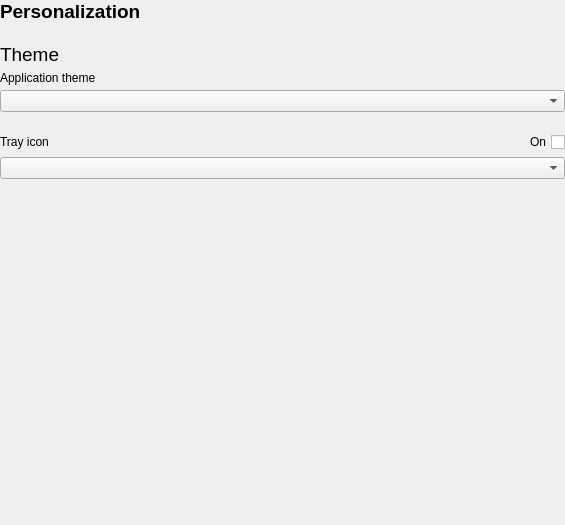
<?xml version="1.0" encoding="UTF-8"?>
<ui version="4.0">
 <class>Personalization</class>
 <widget class="QWidget" name="Personalization">
  <property name="geometry">
   <rect>
    <x>0</x>
    <y>0</y>
    <width>565</width>
    <height>525</height>
   </rect>
  </property>
  <property name="windowTitle">
   <string/>
  </property>
  <layout class="QHBoxLayout" name="horizontalLayout">
   <property name="spacing">
    <number>0</number>
   </property>
   <property name="leftMargin">
    <number>0</number>
   </property>
   <property name="topMargin">
    <number>0</number>
   </property>
   <property name="rightMargin">
    <number>0</number>
   </property>
   <property name="bottomMargin">
    <number>0</number>
   </property>
   <item>
    <widget class="QScrollArea" name="scrollArea">
     <property name="frameShape">
      <enum>QFrame::NoFrame</enum>
     </property>
     <property name="widgetResizable">
      <bool>true</bool>
     </property>
     <widget class="QWidget" name="scrollAreaWidgetContents">
      <property name="geometry">
       <rect>
        <x>0</x>
        <y>0</y>
        <width>565</width>
        <height>525</height>
       </rect>
      </property>
      <layout class="QVBoxLayout" name="verticalLayout_2">
       <property name="spacing">
        <number>20</number>
       </property>
       <property name="leftMargin">
        <number>0</number>
       </property>
       <property name="topMargin">
        <number>0</number>
       </property>
       <property name="rightMargin">
        <number>0</number>
       </property>
       <property name="bottomMargin">
        <number>0</number>
       </property>
       <item>
        <widget class="QLabel" name="label">
         <property name="font">
          <font>
           <pointsize>14</pointsize>
           <bold>true</bold>
          </font>
         </property>
         <property name="text">
          <string>Personalization</string>
         </property>
        </widget>
       </item>
       <item>
        <layout class="QVBoxLayout" name="verticalLayout">
         <property name="spacing">
          <number>5</number>
         </property>
         <item>
          <widget class="QLabel" name="label_2">
           <property name="font">
            <font>
             <pointsize>14</pointsize>
            </font>
           </property>
           <property name="text">
            <string>Theme</string>
           </property>
          </widget>
         </item>
         <item>
          <widget class="QLabel" name="label_3">
           <property name="text">
            <string>Application theme</string>
           </property>
          </widget>
         </item>
         <item>
          <widget class="QComboBox" name="appThemeCBox"/>
         </item>
        </layout>
       </item>
       <item>
        <layout class="QGridLayout" name="gridLayout">
         <property name="spacing">
          <number>5</number>
         </property>
         <item row="0" column="1">
          <widget class="QCheckBox" name="disableTrayIcon">
           <property name="layoutDirection">
            <enum>Qt::RightToLeft</enum>
           </property>
           <property name="text">
            <string>On</string>
           </property>
          </widget>
         </item>
         <item row="0" column="0">
          <widget class="QLabel" name="label_4">
           <property name="text">
            <string>Tray icon</string>
           </property>
          </widget>
         </item>
         <item row="1" column="0" colspan="2">
          <widget class="QComboBox" name="trayIconCBox"/>
         </item>
        </layout>
       </item>
       <item>
        <spacer name="verticalSpacer">
         <property name="orientation">
          <enum>Qt::Vertical</enum>
         </property>
         <property name="sizeHint" stdset="0">
          <size>
           <width>20</width>
           <height>312</height>
          </size>
         </property>
        </spacer>
       </item>
      </layout>
     </widget>
    </widget>
   </item>
  </layout>
 </widget>
 <resources/>
 <connections/>
</ui>
